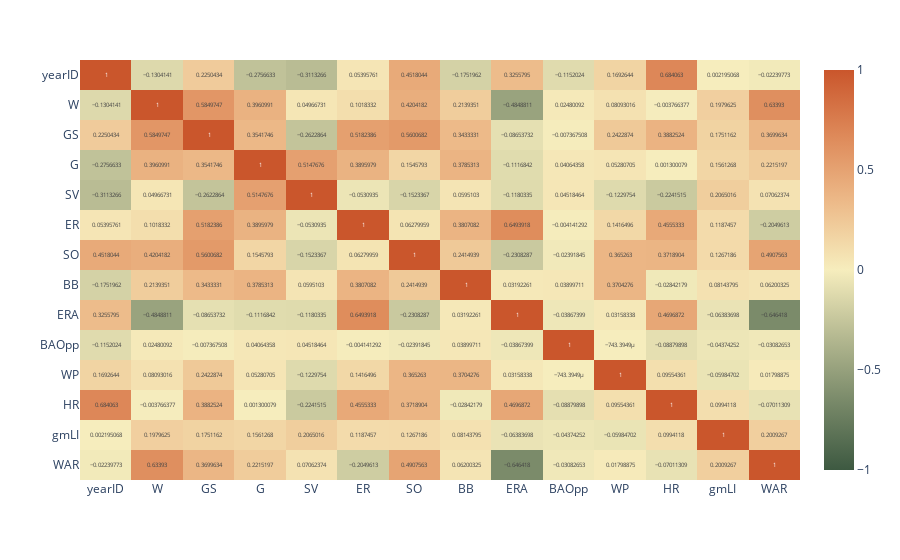

Write notebook code for a chart like this one.
### Code cell
corrMatrix = pitching_full_abvanced_final.corr()
px.imshow(corrMatrix, text_auto=True, aspect='auto', zmax=1, zmin=-1, color_continuous_scale=px.colors.diverging.Fall)

### Figure 1 — Plotly figure (JSON) as saved in the notebook; plotly's stock layout.template omitted (floating-point values rounded to 4 significant figures; data arrays with more than 128 entries replaced by an {"elided": "..."} marker saying what was removed)
{"data": [{"coloraxis": "coloraxis", "name": "0", "texttemplate": "%{z}", "x": ["yearID", "W", "GS", "G", "SV", "ER", "SO", "BB", "ERA", "BAOpp", "WP", "HR", "gmLI", "WAR"], "y": ["yearID", "W", "GS", "G", "SV", "ER", "SO", "BB", "ERA", "BAOpp", "WP", "HR", "gmLI", "WAR"], "z": {"elided": "14x14 float values"}, "type": "heatmap", "xaxis": "x", "yaxis": "y", "hovertemplate": "x: %{x}<br>y: %{y}<br>color: %{z}<extra></extra>"}], "layout": {"xaxis": {"anchor": "y", "domain": [0.0, 1.0]}, "yaxis": {"anchor": "x", "domain": [0.0, 1.0], "autorange": "reversed"}, "coloraxis": {"colorscale": [[0.0, "rgb(61, 89, 65)"], [0.1667, "rgb(119, 136, 104)"], [0.3333, "rgb(181, 185, 145)"], [0.5, "rgb(246, 237, 189)"], [0.6667, "rgb(237, 187, 138)"], [0.8333, "rgb(222, 138, 90)"], [1.0, "rgb(202, 86, 44)"]], "cmin": -1, "cmax": 1}, "margin": {"t": 60}}}
